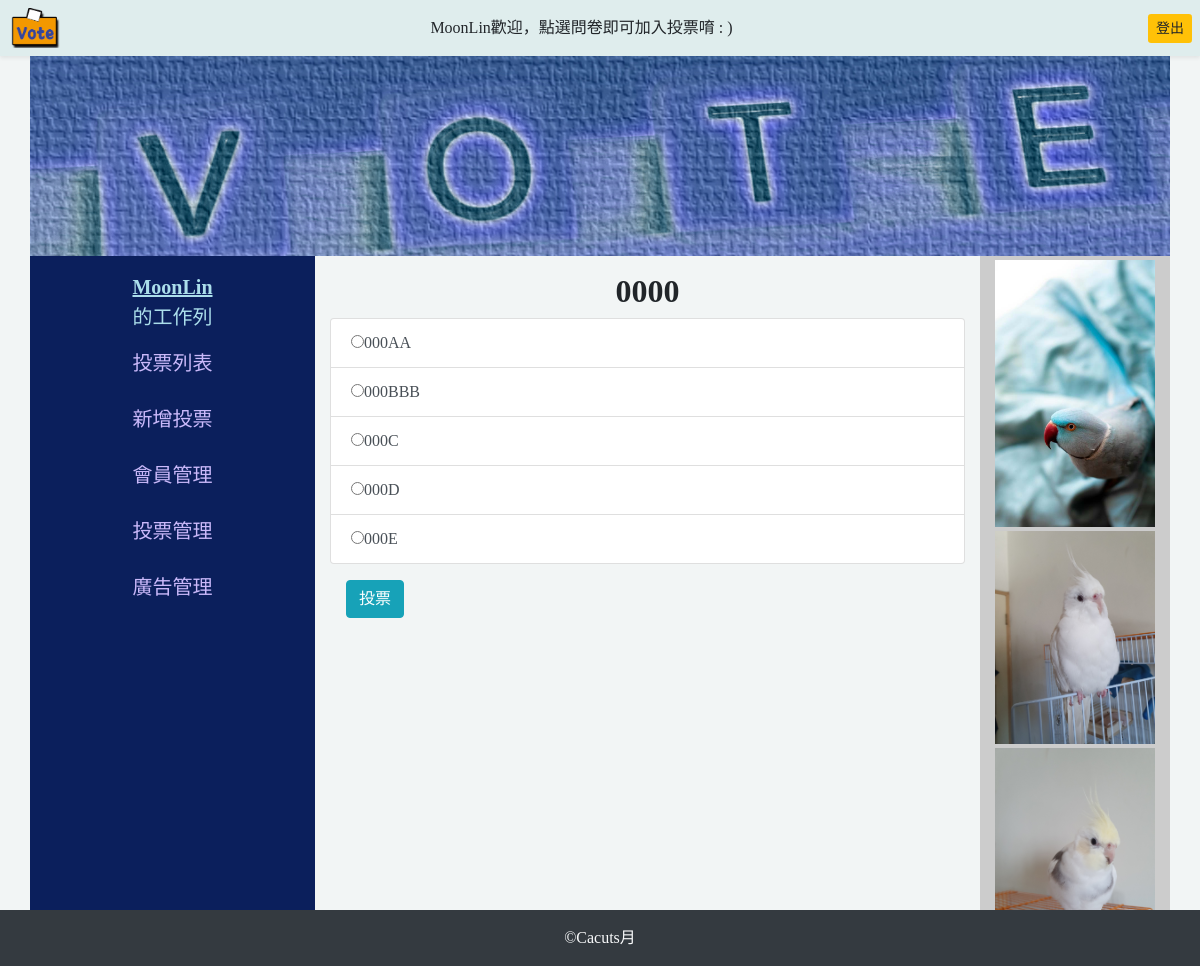
The app's page /index.php?do=vote&id=9 (signed in) with its own data.
### tables this page shows
CREATE TABLE `topics` (
  `id` int(11) UNSIGNED NOT NULL,
  `topic` varchar(128) NOT NULL COMMENT '主題',
  `sh` tinyint(1) NOT NULL DEFAULT 1 COMMENT '顯現'
);

CREATE TABLE `options` (
  `id` int(11) UNSIGNED NOT NULL,
  `opt` varchar(128) NOT NULL COMMENT 'option',
  `count` int(11) UNSIGNED NOT NULL DEFAULT 0,
  `topic_id` int(11) UNSIGNED NOT NULL COMMENT '應對的主題'
);

CREATE TABLE `ad` (
  `id` int(11) UNSIGNED NOT NULL,
  `name` varchar(64) NOT NULL COMMENT '檔名',
  `sh` tinyint(1) UNSIGNED NOT NULL COMMENT '上架',
  `intro` varchar(64) DEFAULT NULL COMMENT '備註'
);

### api/db.php (called while the page is built, shortened)
<?php
$dsn="mysql:host=localhost;charset=utf8;dbname=vote";
$pdo=new PDO($dsn,'root','');
 function find($table,$id){
    global $pdo;
    $sql="SELECT * FROM `$table` WHERE ";
    if(is_array($id)){
        foreach($id as $key=>$value){
            $tmp[]="`$key`='$value'";
        }
        $sql=$sql. implode(" AND ",$tmp);
    }else{
       $sql=$sql . "`id`='$id'";
    }
    return $pdo->query($sql)->fetch(PDO::FETCH_ASSOC);
}
 function rows($table,$array){
    global $pdo;
    $sql="SELECT count(*) FROM `$table` WHERE ";
        foreach($array as $key=>$value){
            $tmp[]="`$key`='$value'";
        }
        $sql=$sql. implode(" AND ",$tmp);
    return $pdo->query($sql)->fetchColumn();
}
function all($table,...$arg){
global $pdo;
$sql="SELECT * FROM `$table` ";
if(isset($arg[0])){
    if(is_array($arg[0])){
        foreach($arg[0] as $key=>$value){
            $tmp[]="`$key`='$value'";
        }
        $sql=$sql."where " . implode(" AND ",$tmp);
    }else{
        $sql=$sql.$arg[0];
    }
}
$rows=$pdo->query($sql)->fetchAll(PDO::FETCH_ASSOC);
return $rows;
}
?>

### frontend/vote.php (the view, shortened to what this page needs)
<?php
$id=$_GET['id'];
$subject=find('topics',$id);
$options=all('options',['topic_id'=>$id]);
?>
<h2 class="text-center mt-3 font-weight-bold"><?=$subject['topic'];?></h2>
<ol class="list-group">
<form action="./api/save_vote.php" method="post">
    <?php
            foreach ($options as $key => $opt){
                if($opt['opt']!=""){
                    echo "<label class='list-group-item  list-group-item-action'>";
                    echo "<input type='radio' name='opt' value='{$opt['id']}'>";
                    echo $opt['opt'];
                    echo "</label>";
                }
            }
    ?>
</ol>
<input type="submit" value="投票" class="btn btn-info m-3">

### frontend/adImg.php
<?php
$images=all('ad',['sh'=>1]);
foreach($images as $key => $image){
    if($key==0){
        echo "<div class='rounded my-1'>";
    }else{
        echo "<div class='rounded my-1'>";
    }
    echo "<img src='./img/{$image['name']}' alt='{$image['intro']}' class='d-block w-100'></div>";
}
?>

### index.php (style rules this page uses)
body { background-color: #f2f5f5; font-family: Microsoft JhengHei; }

### records on screen
topics: topic "0000"
options: opt "000AA"
options: opt "000BBB"
options: opt "000C"
options: opt "000D"
options: opt "000E"
ad: name (picture)
ad: name (picture)
ad: name (picture)

### other values on screen
$_SESSION['name'] "MoonLin"
